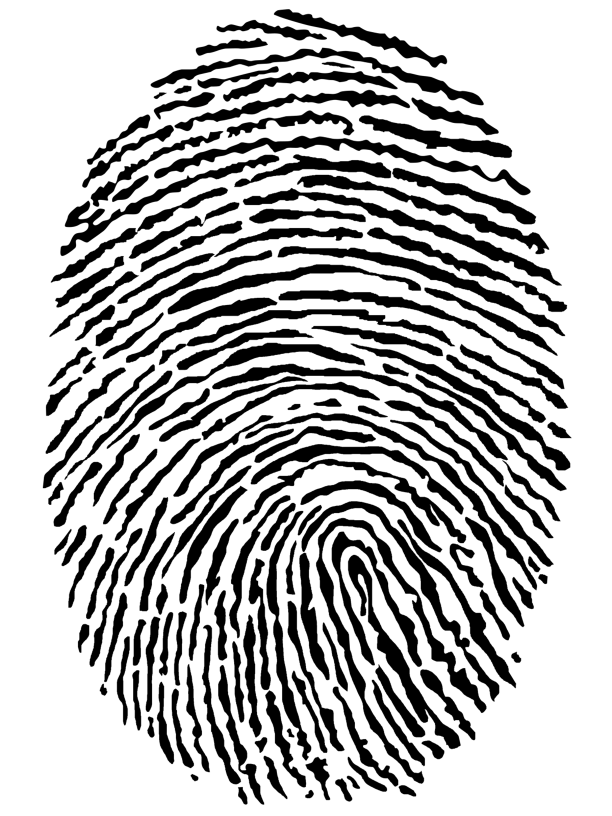
#> input picture Thumb.png, 1224 x 1632 px (shown at 1/2 size)
$ python exp11.py
#> lines starting #> are read from the running program, lines starting #| are printed output that depends on the picture; after the words box and inside, x2 and y2 are one past the last pixel; in counts of white or black regions, pixels touching at a corner belong together
import numpy as np
import cv2

img = cv2.imread('Thumb.png',0)
#> img: shape (1632, 1224); min 0, max 255, mean 184.4
img = cv2.resize(img, (580,580))
#> img: shape (580, 580)
ret,img = cv2.threshold(img,127,255,cv2.THRESH_BINARY)
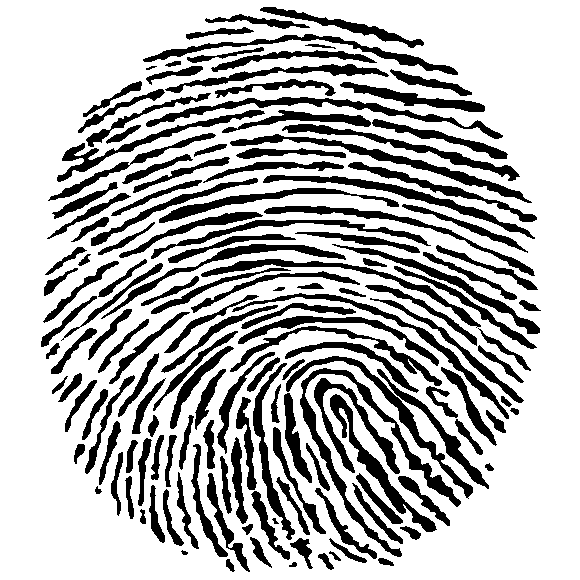
#> img: shape (580, 580); 72.3% white; 151 black regions, largest, box (x1, y1, x2, y2) and area: (300, 368, 461, 557) 3042, (146, 97, 503, 139) 2167, (230, 134, 532, 203) 2124

# Function for skeletonizing the image
def findSkeleton(im):
    element = cv2.getStructuringElement(cv2.MORPH_CROSS,(3,3))
    out = np.zeros(im.shape,np.uint8)

    flag = 0
    while(not flag):
        eroded = cv2.erode(im, element)
        opened = cv2.dilate(eroded, element)
        opened = cv2.subtract(im,opened)
        out = cv2.bitwise_or(out,opened)
        im = eroded.copy()
        zeros = img.size - cv2.countNonZero(im)
        flag = 1 if (zeros == img.size) else 0
#> this loop made 196 passes
#> zeros on passes 1 to 3: 123616, 154002, 181790
#> pass 1, in findSkeleton, `opened = cv2.subtract(im,opened)`:
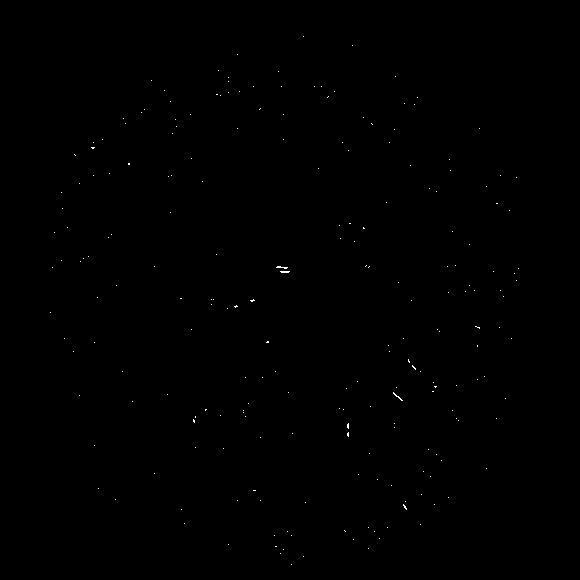
#> opened: shape (580, 580); 0.11% white in thin lines or dots, all inside (x1, y1, x2, y2) = (50, 36, 519, 565)
#> pass 2, in findSkeleton, `eroded = cv2.erode(im, element)`:
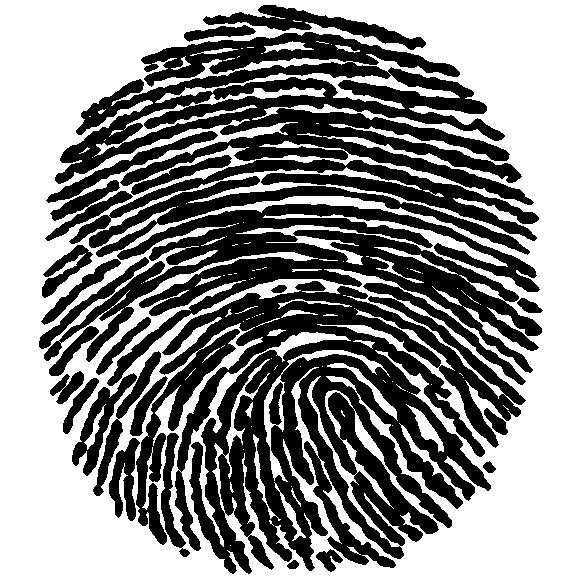
#> eroded: shape (580, 580); 54.2% white; 28 black regions, largest, box (x1, y1, x2, y2) and area: (136, 281, 526, 574) 58784, (55, 32, 534, 205) 33410, (44, 204, 542, 386) 27405
#> after the loop: eroded: shape (580, 580); every value is 0
#> after the loop:
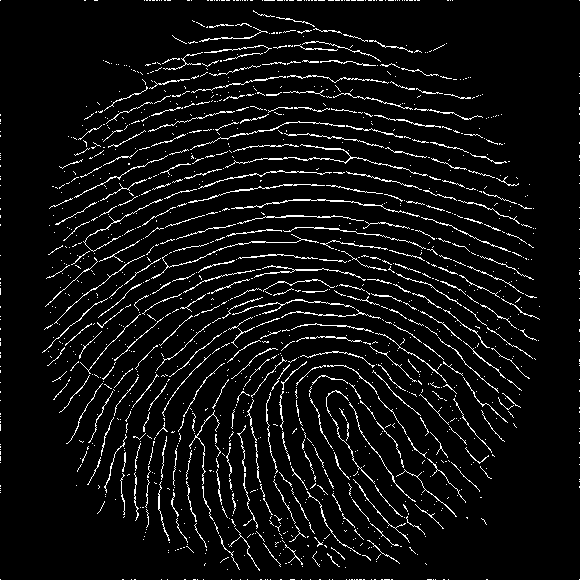
#> out: shape (580, 580); 6% white in thin lines or dots
    return out

output = findSkeleton(img)

kernel = np.ones((3,3),np.uint8)
output = cv2.dilate(output,kernel)
#> output: shape (580, 580); 20.9% white; 238 white regions (188 under 20 px), largest, box (x1, y1, x2, y2) and area: (41, 102, 541, 486) 32737, (103, 296, 509, 572) 23687, (67, 74, 484, 160) 3779
output = cv2.medianBlur(output, 5)
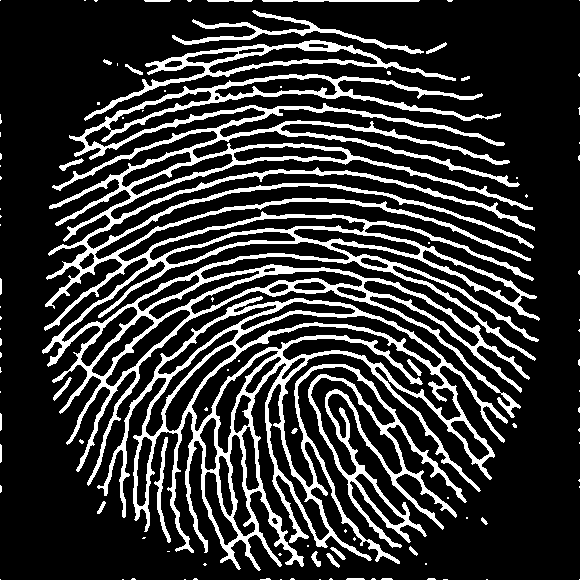
#> output: shape (580, 580); 20.6% white; 104 white regions (77 under 20 px), largest, box (x1, y1, x2, y2) and area: (42, 74, 540, 486) 37337, (97, 296, 508, 571) 24739, (84, 40, 456, 121) 3233
ret,thresh = cv2.threshold(output,127,255,cv2.THRESH_BINARY_INV)

res = np.hstack((img, thresh))
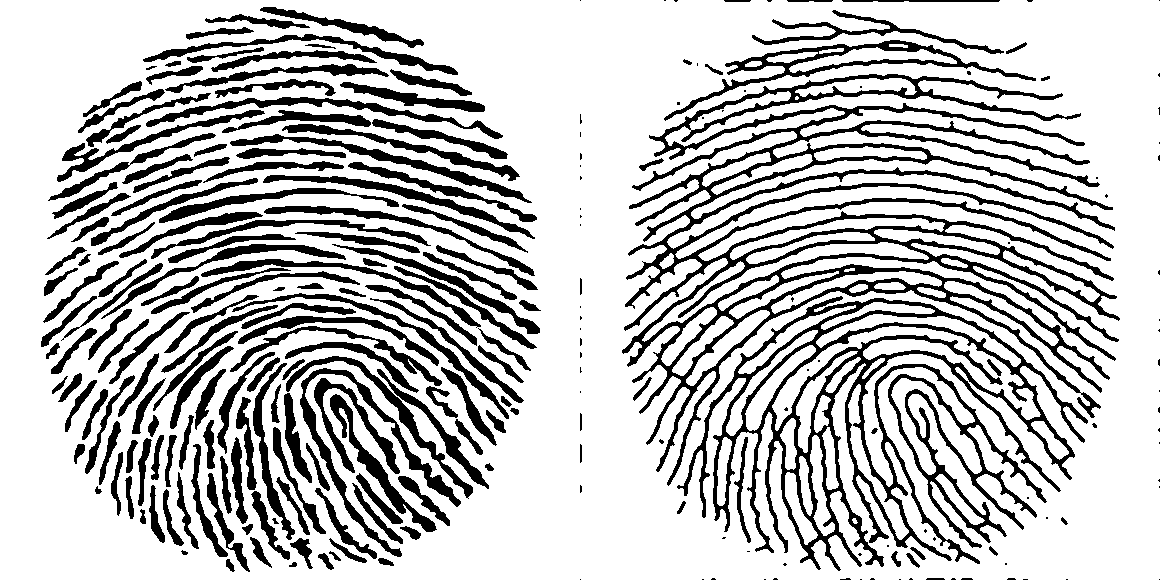
#> res: shape (580, 1160); 75.9% white; 255 black regions (77 under 20 px), largest, box (x1, y1, x2, y2) and area: (622, 74, 1120, 486) 37337, (677, 296, 1088, 571) 24739, (664, 40, 1036, 121) 3233
cv2.imshow("output", cv2.resize(res, dsize=None,fx=0.5, fy=0.5))
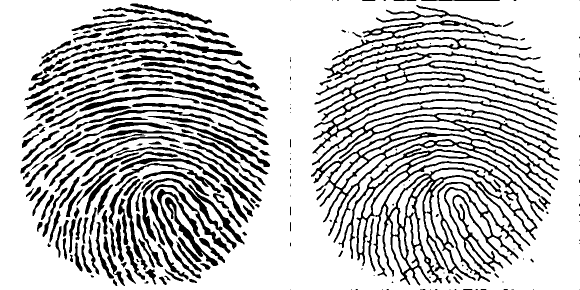
#> window 'output': shape (290, 580); min 0, max 255, mean 193.5
cv2.imwrite("task1_output.png", res)
cv2.waitKey(0)
